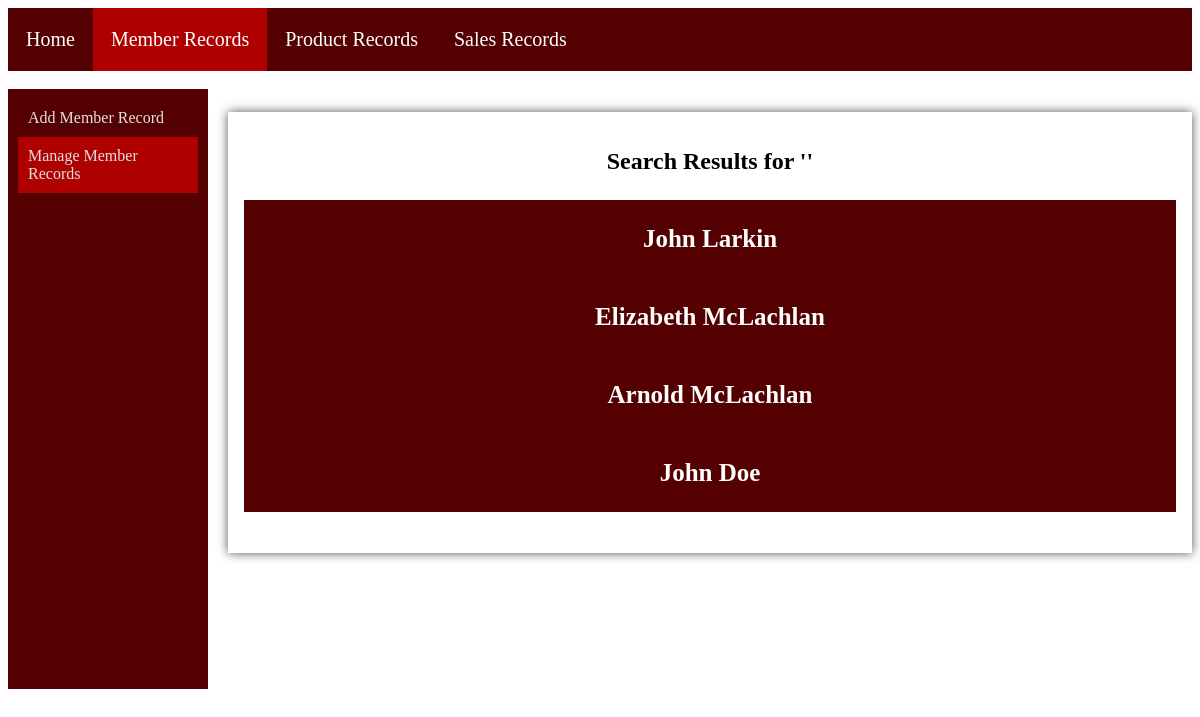
The page /searchMemberProcess.php on the database as committed earlier.
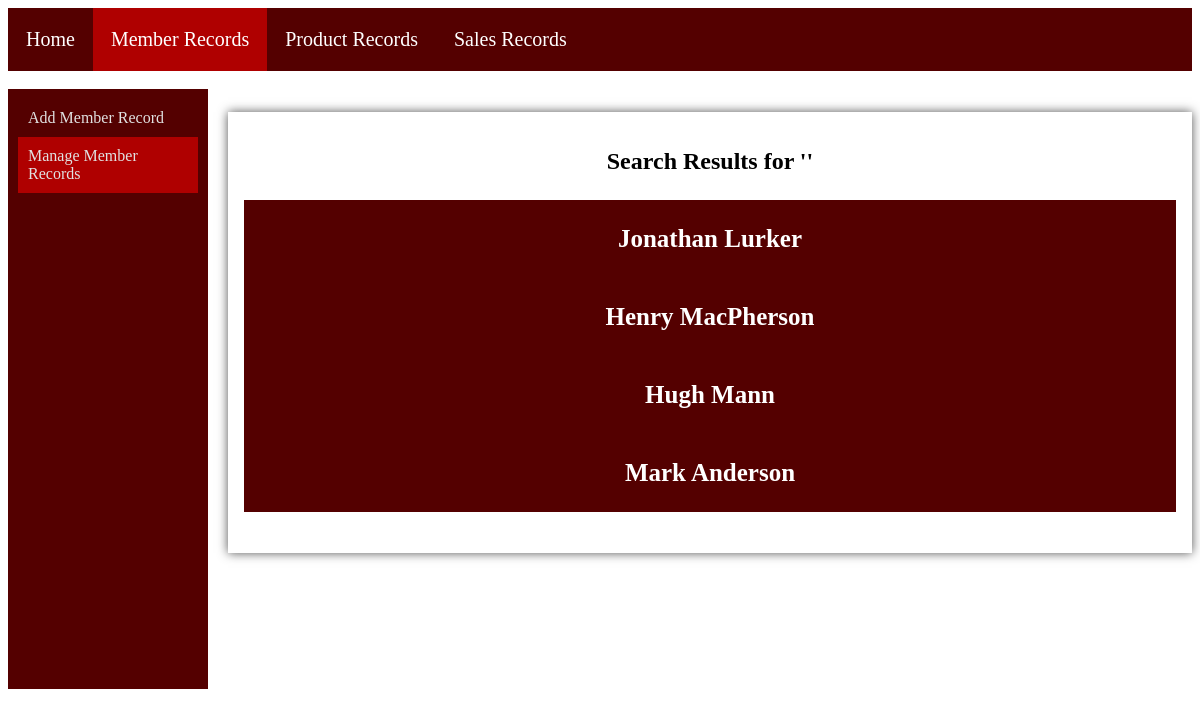
The same page on the database as committed later.
### tables this page shows
CREATE TABLE `member` (
  `MemberID` int(11) NOT NULL,
  `MemberFirstName` varchar(50) NOT NULL,
  `MemberLastName` varchar(50) NOT NULL,
  `MemberDateOfBirth` date DEFAULT NULL,
  `MemberEmail` varchar(40) NOT NULL,
  `MemberPhone` varchar(10) NOT NULL,
  `MemberAddress` varchar(100) NOT NULL,
  `MemberSuburb` varchar(30) NOT NULL,
  `MemberState` varchar(30) NOT NULL,
  `MemberPostcode` int(4) NOT NULL,
  `MemberJoinDate` date NOT NULL
);

### searchMemberProcess.php (the view, shortened to what this page needs)
<?php
$search_query = $_GET['search_query'];
?>
<!DOCTYPE html>
<html lang="en">
    <head>
        <link rel="stylesheet" href="./css/style.css">
    </head>
    <body>
        <nav class="navigationbar">
            <a href="Home.php">Home</a>
            <a class="onpage" href="member.php">Member Records</a>
            <a href="product.php">Product Records</a>
            <a href="sales.php">Sales Records</a>
        </nav>
        <br>
        <div class="sidebar">
            <nav class="vertical-nav">
                <a href="addMember.php">Add Member Record</a>
                <a class="onpage" href="searchMember.php">Manage Member Records</a>
            </nav>
        </div>
        <div id="container">
            <?php
            $conn = mysqli_connect('localhost', 'root', '', 'gotogro-mrm');
            $SQL = "SELECT * FROM member WHERE MemberFirstName LIKE '%$search_query%' OR MemberLastName LIKE '%$search_query%'";
            $run = mysqli_query($conn, $SQL) or die(mysqli_error($conn));
            $result = mysqli_num_rows($run);
            if ($result > 0) {
                echo "<h2 class='center'>Search Results for '$search_query'</h2>";
                echo '<ul class="menu2">';
                while ($row = mysqli_fetch_assoc($run)) {
                    echo "<li><a href='displayMemberInfo.php?fname=" . $row['MemberFirstName'] . "&lname=" . $row['MemberLastName'] . "'>" . $row['MemberFirstName'] . " " . $row['MemberLastName'] . "</a></li>";
                }
                echo '</ul>';
            } else {
                echo "No matching members found.";
            }
            ?>
        </div>
    </body>
</html>

Rows that differ between the two databases and show on the page:
removed member: MemberFirstName "John", MemberLastName "Doe"
changed member: MemberFirstName "John" → "Jonathan"; MemberLastName "Larkin" → "Lurker"
changed member: MemberFirstName "Elizabeth" → "Henry"; MemberLastName "McLachlan" → "MacPherson"
changed member: MemberFirstName "Arnold" → "Hugh"; MemberLastName "McLachlan" → "Mann"
added member: MemberFirstName "Mark", MemberLastName "Anderson"
